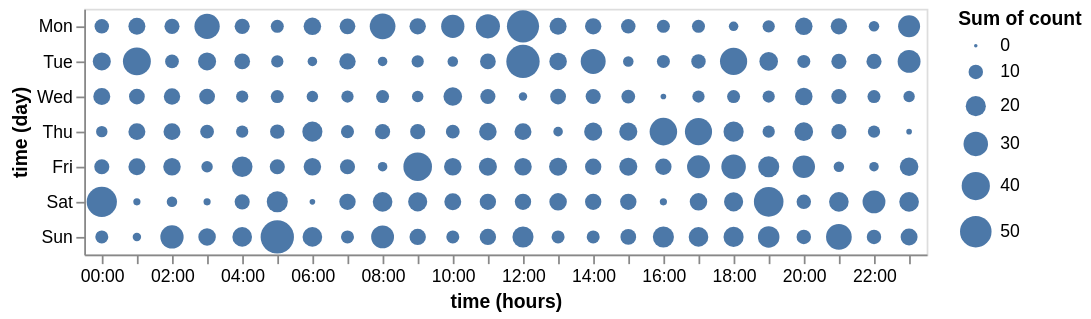

Write the Vega-Lite specification saved for this chart.
### Vega-Lite specification from a JSON file in a GitHub repository (floating-point values rounded to 4 significant figures; data arrays with more than 128 entries replaced by an {"elided": "..."} marker saying what was removed)
{"$schema": "https://vega.github.io/schema/vega-lite/v4.json", "description": "Punchcard Visualization like on Github. The day on y-axis uses a custom order from Monday to Sunday.  The sort property supports both full day names (e.g., 'Monday') and their three letter initials (e.g., 'mon') -- both of which are case insensitive.", "data": {"values": {"elided": "955 records"}}, "mark": "circle", "encoding": {"y": {"field": "time", "type": "ordinal", "timeUnit": "day", "sort": ["mon", "tue", "wed", "thu", "fri", "sat", "sun"]}, "x": {"field": "time", "type": "ordinal", "timeUnit": "hours"}, "size": {"field": "count", "type": "quantitative", "aggregate": "sum"}}}
